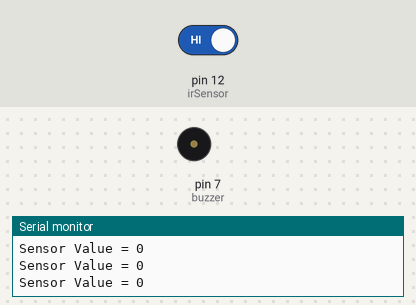
Simulated run of this sketch. Board: Arduino Uno, built with avr-gcc and run on an emulated ATmega328P. Parts: buzzer (waves = sounding, pin HIGH), the last lines printed to the serial monitor. The test bench sets the inputs (shaded band); at power-on: pin 12 (irSensor) HIGH.

Above: at 3.8 s.
3.9 s: pin 12 (irSensor) driven LOW
At 4.6 s:
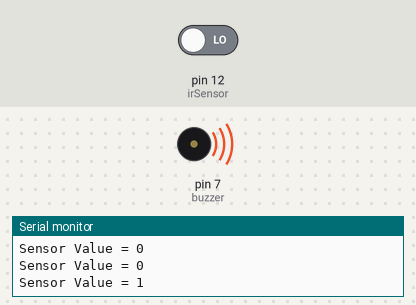
Timing chart, 0 to 6.9 s (numbered marks = the images above; inputs shaded):
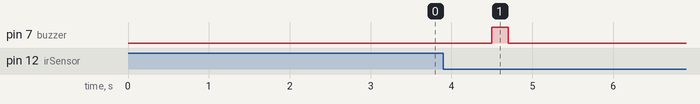

Measured:
- after the input at 3.9 s, pin 7 (buzzer): LOW → HIGH after 0.60 s, → LOW 0.20 s later

The sketch:

Arduino.ino
```cpp
int irSensor = 12;
int buzzer = 7;

int lastValue = 0;

void setup() {
  Serial.begin(9600);
  pinMode(irSensor, INPUT);
  pinMode(buzzer, OUTPUT);
}

void loop() {
  int value = !digitalRead(irSensor);

  Serial.print("Sensor Value = ");
  Serial.println(value);

  if (value == 1 && lastValue == 0) {
    digitalWrite(buzzer, HIGH);
    delay(200);
    digitalWrite(buzzer, LOW);
  }

  lastValue = value;
  delay(1500);
}
```
